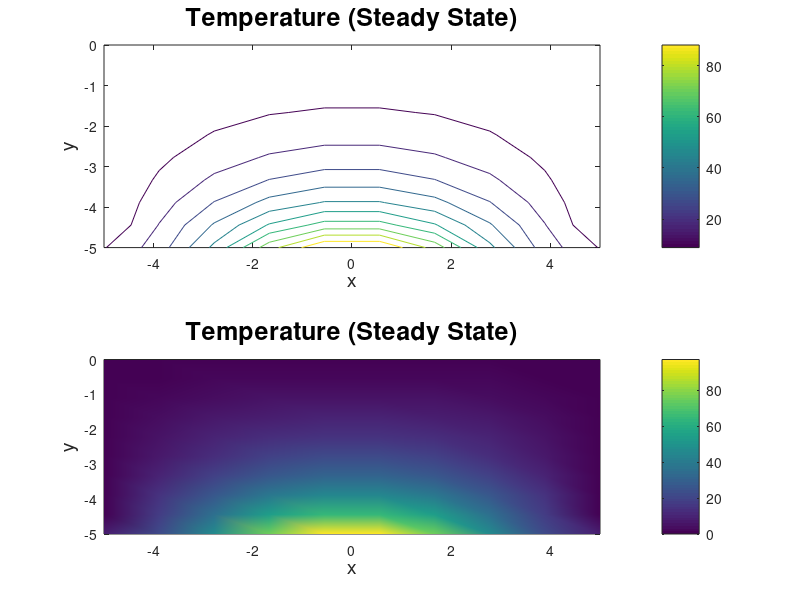

Here is the MATLAB script that generated this plot:
%2D Heat Equation.
clear; close all; clc
n = 10;  % grid has 10 points per dimension (overlapping)
x = linspace(-n/2,n/2,n); % x axis
dx = x(2)-x(1); % delta x
y = linspace(-n/2,0,n); % y axix
dy = dx; % delta y
TOL = 1e-6; % tollerence   
T = zeros(n); % Define the temperature matrix
T(1,1:n) = exp(-0.1*x.^2); %Bottom
T(n,1:n) = 0;  %Top
% T(1:n,1) = 0.001*exp(-0.1*(y+n/2).^2);  %LEFT
% T(1:n,n) = 0.001*exp(-0.1*(y+n/2).^2);  %RIGHT
dt = dx^2/4; % delta t
error = 1; 
k = 0;
    while error > TOL 
        k = k+1;
          Told = T;
          for i = 2:n-1
              for j = 2:n-1 % 2d heat equation
                      T(i,j) = dt*((Told(i+1,j)-2*Told(i,j)+Told(i-1,j))/dx^2 ... 
                      + (Told(i,j+1)-2*Told(i,j)+Told(i,j-1))/dy^2) ...
                      + Told(i,j);
              end
          end
          error = max(max(abs(Told-T)));
    end
    
T = 100*T;

subplot(2,1,1)
contour(x,y,T)
title('Temperature (Steady State)','FontSize',18)
xlabel('x','FontSize',14)
ylabel('y','FontSize',14)
colorbar
subplot(2,1,2)
pcolor(x,y,T)
shading interp
title('Temperature (Steady State)','FontSize',18)
xlabel('x','FontSize',14)
ylabel('y','FontSize',14),colorbar

